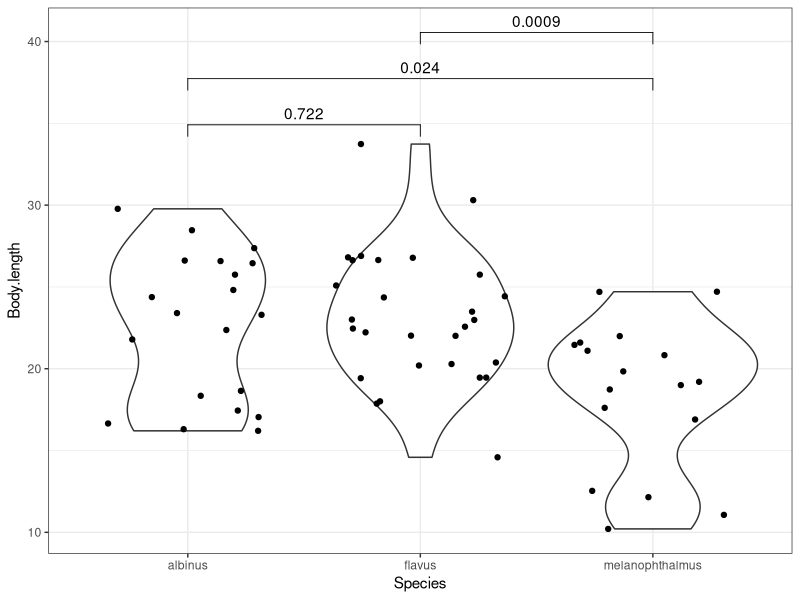
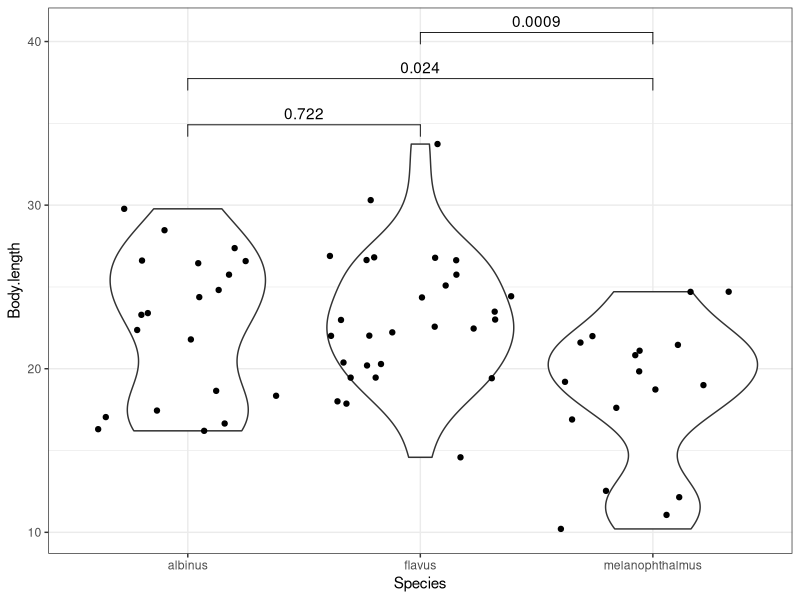

Generate these figures, in order, with R:
## fig s4: let's compare lengths

library(openxlsx)
library(ggplot2)
library(ggpubr)

body_lengths <- read.xlsx("Body_lengths.xlsx")

ggplot(body_lengths, aes(x=Species, y=Body.length)) + 
  geom_violin() + 
  geom_jitter() + 
  theme_bw() + 
  geom_pwc()

ggsave("body_lengths.png")
